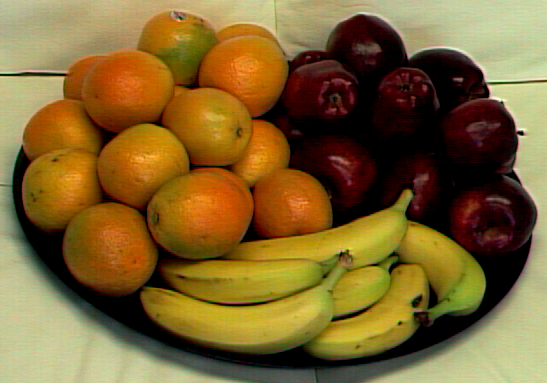
%> input picture Fruit Finder/fruit/fruit_tray_crop.tiff, 547 x 383 px
$ octave fruit_tray_crop.m   (GNU Octave 9; MATLAB toolbox functions it lacks are replaced by stand-ins)
%> lines starting %> are read from the running program, lines starting %| are printed output that depends on the picture; in (x1, y1, x2, y2) boxes, pixels count from 0 and x2, y2 are one past the last pixel; in counts of white or black regions, pixels touching at a corner belong together; the program's own positions count from 1
close all hidden;
clear;
clc;
img=imread('fruit\fruit_tray_crop.tiff');
%> img is the input picture: size 383x547x3 uint8; mean R, G, B 126.8, 100.7, 48.5
%imtool(img);
hsv=rgb2hsv(img);
%> hsv: size 383x547x3 double; mean H, S, V 0.144, 0.629, 0.506
%imtool(hsv);


maskAAA=ones(size(img,1),size(img,2)); %mask for apple
maskBBB=ones(size(img,1),size(img,2)); %mask for banana
maskOOO=ones(size(img,1),size(img,2)); %mask for orange
%find apple
applegreen=find(hsv(:,:,1)<0.3&hsv(:,:,2)>0.8&hsv(:,:,3)<0.3);
%> applegreen = 25500 values from 76 to 208051
maskAAA(applegreen)=0;
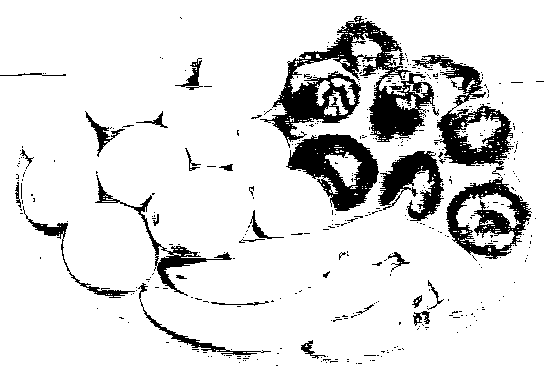
%> maskAAA: size 383x547 double; values 0 (black) and 1 (white), 87.8% white; 434 black regions (401 under 20 px), largest, box (x1, y1, x2, y2) and area: (260, 16, 435, 148) 7537, (286, 134, 379, 211) 3563, (412, 55, 514, 166) 3386
applehighl=find(hsv(:,:,1)>0.94&hsv(:,:,2)>0.45&hsv(:,:,3)>0.1&hsv(:,:,3)<0.5);
%> applehighl = 5225 values from 10943 to 203972
maskAAA(applehighl)=0;
appledarkgreen=find(hsv(:,:,1)<0.08&hsv(:,:,2)>0.5&hsv(:,:,3)<0.55);
%> appledarkgreen = 30641 values from 76 to 206901
maskAAA(appledarkgreen)=0;
appledg=find(hsv(:,:,1)<0.08&hsv(:,:,2)<0.31&hsv(:,:,3)<0.55);
%> appledg = 18279 values from 5165 to 205131
maskAAA(appledg)=0;
applecolor=find(hsv(:,:,1)>0.9&hsv(:,:,2)>0.3&hsv(:,:,3)<0.55);
%> applecolor = 6363 values from 6315 to 204354
maskAAA(applecolor)=0;
discardblack=find(hsv(:,:,1)==0.2&hsv(:,:,2)==0&hsv(:,:,3)==0);
%> discardblack = []
maskAAA(discardblack)=1;
discardgreen=find(hsv(:,:,1)<0.2&hsv(:,:,2)<0.11);
%> discardgreen = 18205 values from 5165 to 204740
maskAAA(discardgreen)=1;
%> maskAAA: size 383x547 double; values 0 (black) and 1 (white), 80.9% white; 444 black regions (405 under 20 px), largest, box (x1, y1, x2, y2) and area: (248, 14, 440, 149) 11472, (405, 52, 535, 259) 10673, (283, 134, 379, 211) 4321
imtool(maskAAA);
%find banana
xiagao2=find(hsv(:,:,1)>0.15&hsv(:,:,1)<0.2&hsv(:,:,2)>0.79&hsv(:,:,3)<0.55&hsv(:,:,3)>0.4);
%> xiagao2 = 1367 values from 19312 to 184885
maskBBB(xiagao2)=0;
%> maskBBB: size 383x547 double; values 0 (black) and 1 (white), 99.3% white; black in thin lines or dots, all inside (x1, y1, x2, y2) = (50, 32, 483, 356)
bananablue=find(hsv(:,:,1)>0.11&hsv(:,:,1)<0.21&hsv(:,:,2)>0.6&hsv(:,:,2)<0.95&hsv(:,:,3)>0.6);
%> bananablue = 20852 values from 13952 to 184509
maskBBB(bananablue)=0;
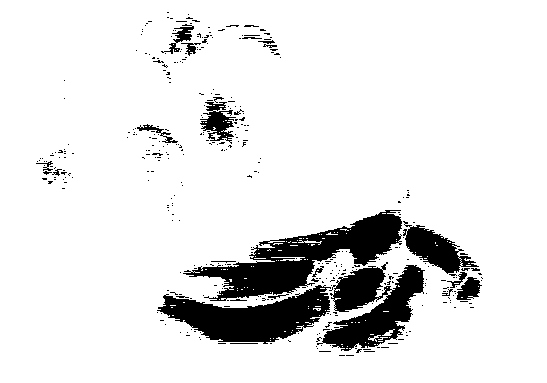
%> maskBBB: size 383x547 double; values 0 (black) and 1 (white), 89.4% white; 381 black regions (356 under 20 px), largest, box (x1, y1, x2, y2) and area: (183, 210, 402, 301) 6962, (157, 285, 331, 344) 5284, (317, 262, 425, 351) 4923
imtool(maskBBB);
%find orange
orangebluee=find(hsv(:,:,1)<0.11&hsv(:,:,2)>0.7&hsv(:,:,3)>0.7);
%> orangebluee = 16159 values from 17794 to 160749
maskOOO(orangebluee)=0;
%> maskOOO: size 383x547 double; values 0 (black) and 1 (white), 92.3% white; 218 black regions (199 under 20 px), largest, box (x1, y1, x2, y2) and area: (211, 36, 280, 99) 2860, (177, 175, 243, 231) 2612, (104, 50, 169, 106) 2568
bananagreen=find(hsv(:,:,1)<0.11&hsv(:,:,2)>0.78&hsv(:,:,3)<0.7&hsv(:,:,3)>0.4);
%> bananagreen = 26756 values from 9332 to 183280
maskOOO(bananagreen)=0;
orangebb=find(hsv(:,:,1)>0.11&hsv(:,:,1)<0.14&hsv(:,:,2)>0.7&hsv(:,:,2)<0.85&hsv(:,:,3)<0.6&hsv(:,:,3)>0.5);
%> orangebb = 881 values from 10086 to 183342
maskOOO(orangebb)=0;
%> maskOOO: size 383x547 double; values 0 (black) and 1 (white), 79.1% white; 492 black regions (475 under 20 px), largest, box (x1, y1, x2, y2) and area: (24, 14, 331, 288) 41310, (462, 200, 479, 222) 128, (147, 195, 164, 212) 93
imtool(maskOOO);

%morphogical operation
%apple
str1=strel('square',9);
str2=strel('square',13);
maskAA=imdilate(maskAAA,str1);
%> maskAA: size 383x547 double; values 0 (black) and 1 (white), 94% white; 19 black regions (7 under 20 px), largest, box (x1, y1, x2, y2) and area: (294, 139, 374, 207) 2306, (452, 184, 528, 252) 2305, (444, 104, 509, 160) 1964
maskA=imerode(maskAA,str2);
%> maskA: size 383x547 double; values 0 (black) and 1 (white), 84.7% white; 11 black regions, largest, box (x1, y1, x2, y2) and area: (325, 14, 433, 138) 6407, (446, 178, 534, 258) 5512, (438, 64, 515, 166) 5111
%imtool(maskA);
%banana
str3=strel('square',4);
str4=strel('square',11);
maskBB=imdilate(maskBBB,str3);
%> maskBB: size 383x547 double; values 0 (black) and 1 (white), 93.5% white; 23 black regions (14 under 20 px), largest, box (x1, y1, x2, y2) and area: (202, 216, 400, 297) 4682, (163, 288, 328, 341) 4065, (325, 267, 422, 347) 2124
maskB=imerode(maskBB,str4);
%> maskB: size 383x547 double; values 0 (black) and 1 (white), 87.4% white; 3 black regions, box (x1, y1, x2, y2) and area: (158, 211, 483, 352) 25101, (203, 101, 233, 136) 825, (176, 24, 199, 56) 497
%imtool(maskB);
%orange
str5=strel('square',7);
str6=strel('square',11);
maskOO=imdilate(maskOOO,str5);
%> maskOO: size 383x547 double; values 0 (black) and 1 (white), 87.8% white; 15 black regions (7 under 20 px), largest, box (x1, y1, x2, y2) and area: (178, 123, 326, 241) 8374, (28, 53, 202, 152) 7106, (202, 42, 281, 112) 3469
maskO=imerode(maskOO,str6);
%> maskO: size 383x547 double; values 0 (black) and 1 (white), 80.1% white; 3 black regions, box (x1, y1, x2, y2) and area: (23, 12, 331, 246) 25332, (51, 138, 185, 286) 10829, (197, 25, 286, 117) 5608
%imtool(maskO);
%lay mask on orig img to compare
%face=repmat(maskAAA,[1,1,3]).* double(hsv);
%imtool(double(face));


%transpose our mask
%apple
outputA=zeros(size(img,1),size(img,2));
whiteA=find(maskA==1);
%> whiteA = 177418 values from 1 to 209501
blackA=find(maskA==0);
%> blackA = 32083 values from 16311 to 204360
outputA(whiteA)=0;
%> outputA: size 383x547 double; every value is 0
outputA(blackA)=1;
%imtool(outputA);
%find the number of fruit
tempA=bwconncomp(outputA,8);
%> tempA = 11 connected components

%color mask
colorAidx=find(maskA==0);
%> colorAidx = 32083 values from 16311 to 204360
colormaskA=ones(size(img,1),size(img,2),size(img,3));
colormaskA(colorAidx)=1;
%> colormaskA: size 383x547x3 double; every value is 1
gA=colormaskA(:,:,2);
%> gA: size 383x547 double; every value is 1
gA(colorAidx)=0;
colormaskA(:,:,2)=gA;
bA=colormaskA(:,:,3);
bA(colorAidx)=0;
colormaskA(:,:,3)=bA;
%imtool(colormaskA);

%banana
%transpose our mask
outputB=zeros(size(img,1),size(img,2));
whiteB=find(maskB==1);
%> whiteB = 183078 values from 1 to 209501
blackB=find(maskB==0);
%> blackB = 26423 values from 60819 to 184903
outputB(whiteB)=0;
outputB(blackB)=1;
%imtool(outputB);
%find the number of fruit
tempB=bwconncomp(outputB,8);
%> tempB = 3 connected components
%color mask

colorBidx=find(maskB==0);
%> colorBidx = 26423 values from 60819 to 184903
colormaskB=ones(size(img,1),size(img,2),size(img,3));
colormaskB(colorBidx)=0.7;
gB=colormaskB(:,:,2);
gB(colorBidx)=0.7;
colormaskB(:,:,2)=gB;
bB=colormaskB(:,:,3);
bB(colorBidx)=0;
colormaskB(:,:,3)=bB;
%imtool(colormaskB);

%orange
%transpose our mask
outputO=zeros(size(img,1),size(img,2));
whiteO=find(maskO==1);
%> whiteO = 167732 values from 1 to 209501
blackO=find(maskO==0);
%> blackO = 41769 values from 8940 to 126606
outputO(whiteO)=0;
outputO(blackO)=1;
%imtool(outputO);
%find the number of fruit
tempO=bwconncomp(outputO,8);
%> tempO = 3 connected components
%color mask

colorOidx=find(maskO==0);
%> colorOidx = 41769 values from 8940 to 126606
colormaskO=ones(size(img,1),size(img,2),size(img,3));
colormaskO(colorOidx)=0.98;
gO=colormaskO(:,:,2);
gO(colorOidx)=0.5;
colormaskO(:,:,2)=gO;
bO=colormaskO(:,:,3);
bO(colorOidx)=0;
colormaskO(:,:,3)=bO;
%imtool(colormaskO);

color=colormaskA .* double(colormaskB);
colorr=color .* double(colormaskO);
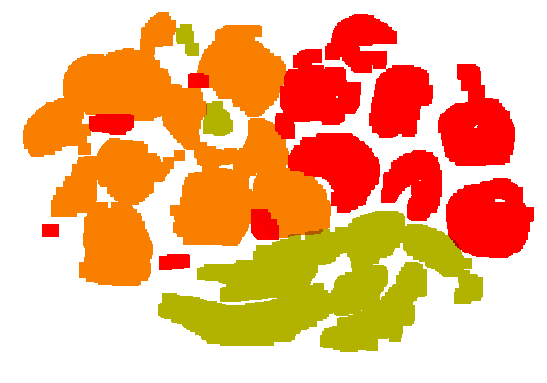
%> colorr: size 383x547x3 double; mean R, G, B 0.958, 0.712, 0.527

blackidx=find(colorr==1);
%> blackidx = 362205 values from 1 to 628503
colorr(blackidx==0);
imtool(colorr);

final=colorr .* double(img);
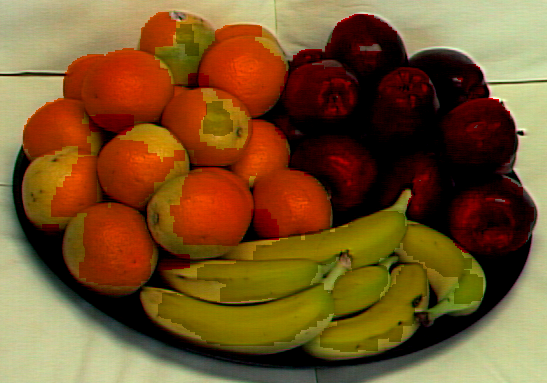
%> final: size 383x547x3 double; mean R, G, B 119.8, 85.1, 41.7
imtool(uint8(final));

apple_bwlabel_mask=zeros(size(img,1),size(img,2));
apple_white=find(maskA==0);
%> apple_white = 32083 values from 16311 to 204360
apple_bwlabel_mask(apple_white)=1;
apple_bwlabel=bwlabel(apple_bwlabel_mask);
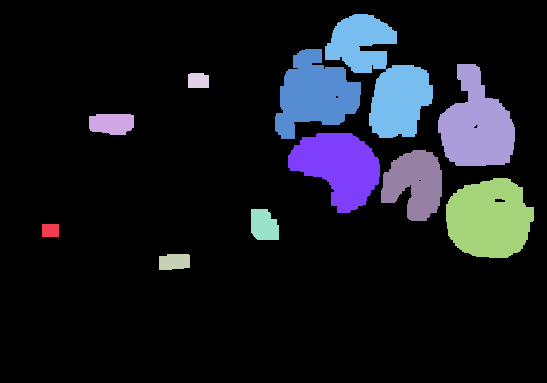
%> apple_bwlabel: size 383x547 double; 12 distinct labels, from 0 to 11; one colour per label, 0 black
sum_apple=0;
for i=1:15
    apple_size=sum(sum(apple_bwlabel==i));
    sum_apple=sum_apple+apple_size;
    [apple_row,apple_coloum]=find(apple_bwlabel==i);
    a_row=mean(apple_row);
    a_coloum=mean(apple_coloum);
end
%> this loop made 15 passes
%> (apple_size, sum_apple, a_row, a_coloum) on passes 1 to 12: (221, 221, 231, 51), (831, 1052, 124.2, 112.4), (455, 1507, 262.4, 174.9), (303, 1810, 81.26, 198.8), (743, 2553, 226, 264.5), (4780, 7333, 94.87, 315.5), (4676, 12009, 167.5, 339.4), (6407, 18416, 75.89, 383), (3044, 21460, 184.1, 415.5), (5111, 26571, 126.1, 477.1), (5512, 32083, 219.5, 489.9), (0, 32083, NaN, NaN)
avg_apple_size=sum_apple/15;
%> avg_apple_size = 2138.9

orange_bwlabel_mask=zeros(size(img,1),size(img,2));
orange_white=find(maskO==0);
%> orange_white = 41769 values from 8940 to 126606
orange_bwlabel_mask(orange_white)=1;
orange_bwlabel=bwlabel(orange_bwlabel_mask);
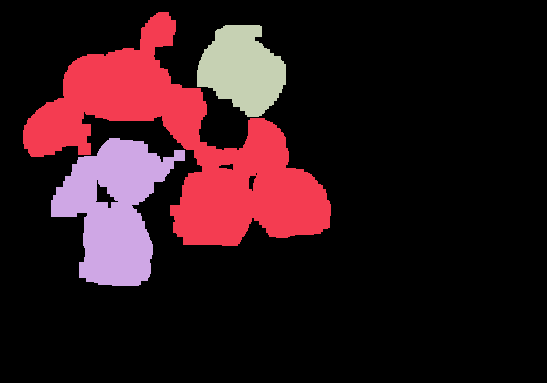
%> orange_bwlabel: size 383x547 double; 4 distinct labels, from 0 to 3; one colour per label, 0 black
sum_orange=0;
for i=1:3
    orange_size=sum(sum(orange_bwlabel==i))
    sum_orange=sum_orange+orange_size;
    [orange_row,orange_coloum]=find(orange_bwlabel==i);
    o_row=mean(orange_row)
    o_coloum=mean(orange_coloum)
end
%> this loop made 3 passes
%> (orange_size, sum_orange, o_row, o_coloum) on passes 1 to 3: (25332, 25332, 146.1, 185.6), (10829, 36161, 210.2, 114.7), (5608, 41769, 70.14, 242.9)
avg_orange_size=sum_orange/3
%> avg_orange_size = 13923

banana_bwlabel_mask=zeros(size(img,1),size(img,2));
banana_white=find(maskB==0);
%> banana_white = 26423 values from 60819 to 184903
banana_bwlabel_mask(banana_white)=1;
banana_bwlabel=bwlabel(banana_bwlabel_mask);
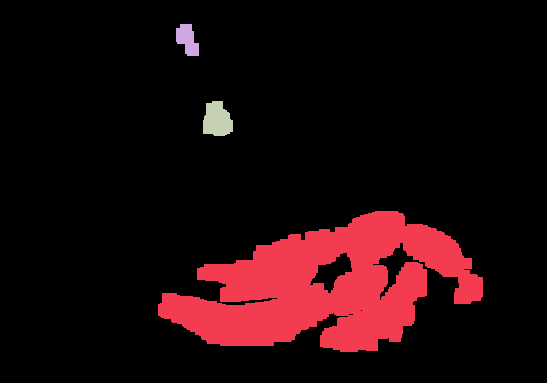
%> banana_bwlabel: size 383x547 double; 4 distinct labels, from 0 to 3; one colour per label, 0 black
sum_banana=0;
for i=1:7
    banana_size=sum(sum(banana_bwlabel==i));
    sum_banana=sum_banana+banana_size;
    [banana_row,banana_coloum]=find(banana_bwlabel==i);
    b_row=mean(banana_row);
    b_coloum=mean(banana_coloum);
end
%> this loop made 7 passes
%> (banana_size, sum_banana, b_row, b_coloum) on passes 1 to 7: (25101, 25101, 287.4, 326), (497, 25598, 40.24, 188), (825, 26423, 120.6, 217.7), (0, 26423, NaN, NaN), (0, 26423, NaN, NaN), (0, 26423, NaN, NaN), (0, 26423, NaN, NaN)
avg_banana_size=sum_banana/7;
%> avg_banana_size = 3774.7

$ run again, with Fruit Finder/fruit/apples_day.tiff copied over Fruit Finder/fruit/fruit_tray_crop.tiff
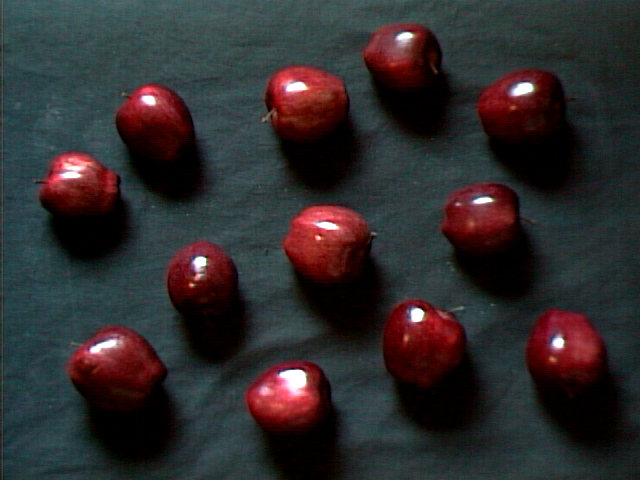
%> input picture Fruit Finder/fruit/apples_day.tiff, 640 x 480 px
%> img is the input picture: size 480x640x3 uint8; mean R, G, B 47.7, 43.5, 44.8
%> hsv: size 480x640x3 double; mean H, S, V 0.425, 0.428, 0.23
%> applegreen = 41901 values from 19880 to 298519
%> `maskAAA(applegreen)=0;`:
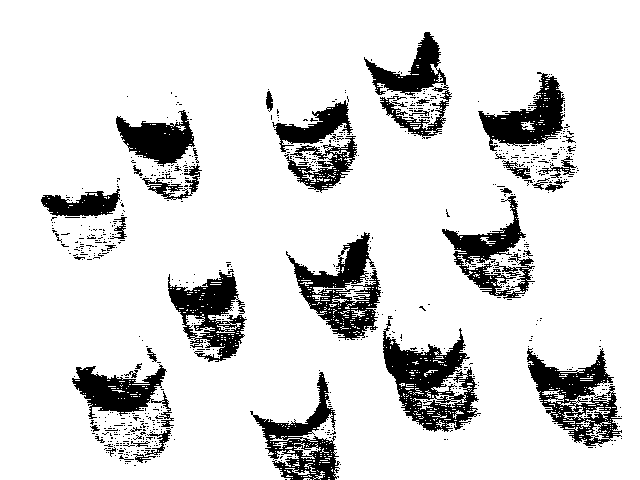
%> maskAAA: size 480x640 double; values 0 (black) and 1 (white), 86.4% white; 820 black regions (773 under 20 px), largest, box (x1, y1, x2, y2) and area: (383, 320, 481, 432) 4765, (286, 232, 381, 340) 4001, (527, 348, 622, 447) 3890
%> applehighl = 11306 values from 19389 to 304758
%> appledarkgreen = 50337 values from 19395 to 304753
%> appledg = 20477 values from 23 to 307196
%> applecolor = 17247 values from 18434 to 307152
%> discardblack = []
%> discardgreen = 20843 values from 21 to 307187
%> xiagao2 = []
%> maskBBB: size 480x640 double; every value is 1
%> orangebluee = 146 values from 40961 to 206240
%> bananagreen = 2626 values from 21790 to 286912
%> orangebb = []
%> maskAA: size 480x640 double; values 0 (black) and 1 (white), 92.4% white; 22 black regions (9 under 20 px), largest, box (x1, y1, x2, y2) and area: (72, 339, 161, 408) 2949, (385, 307, 461, 386) 2925, (481, 74, 557, 140) 2643
%> maskA: size 480x640 double; values 0 (black) and 1 (white), 83.5% white; 13 black regions, largest, box (x1, y1, x2, y2) and area: (379, 301, 467, 392) 5534, (475, 68, 563, 146) 5432, (66, 325, 167, 414) 5309
%> whiteA = 256430 values from 1 to 307200
%> blackA = 50770 values from 19389 to 291257
%> tempA = 13 connected components
%> colorAidx = 50770 values from 19389 to 291257
%> whiteB = 307200 values from 1 to 307200
%> blackB = []
%> tempB = 0 connected components
%> colorBidx = []
%> whiteO = 307200 values from 1 to 307200
%> blackO = []
%> tempO = 0 connected components
%> colorOidx = []
%> blackidx = 820060 values from 1 to 921600
%> apple_white = 50770 values from 19389 to 291257
%> `apple_bwlabel=bwlabel(apple_bwlabel_mask);`:
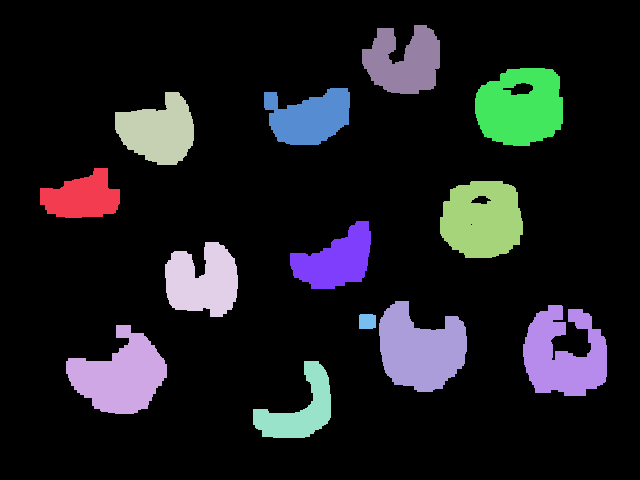
%> apple_bwlabel: size 480x640 double; 14 distinct labels, from 0 to 13; one colour per label, 0 black
%> the loop `for i=1:15` made 15 passes
%> (apple_size, sum_apple, a_row, a_coloum) on passes 1 to 8: (2711, 2711, 197.8, 82.92), (5309, 8020, 376.2, 121.2), (3879, 11899, 131.6, 159.2), (3991, 15890, 281.9, 203.3), (2780, 18670, 410.4, 300.6), (3460, 22130, 118, 309.9), (3300, 25430, 261, 336.6), (248, 25678, 322, 367.9)
%> avg_apple_size = 3384.7
%> orange_white = []
%> avg_orange_size = 0
%> banana_white = []
%> avg_banana_size = 0
